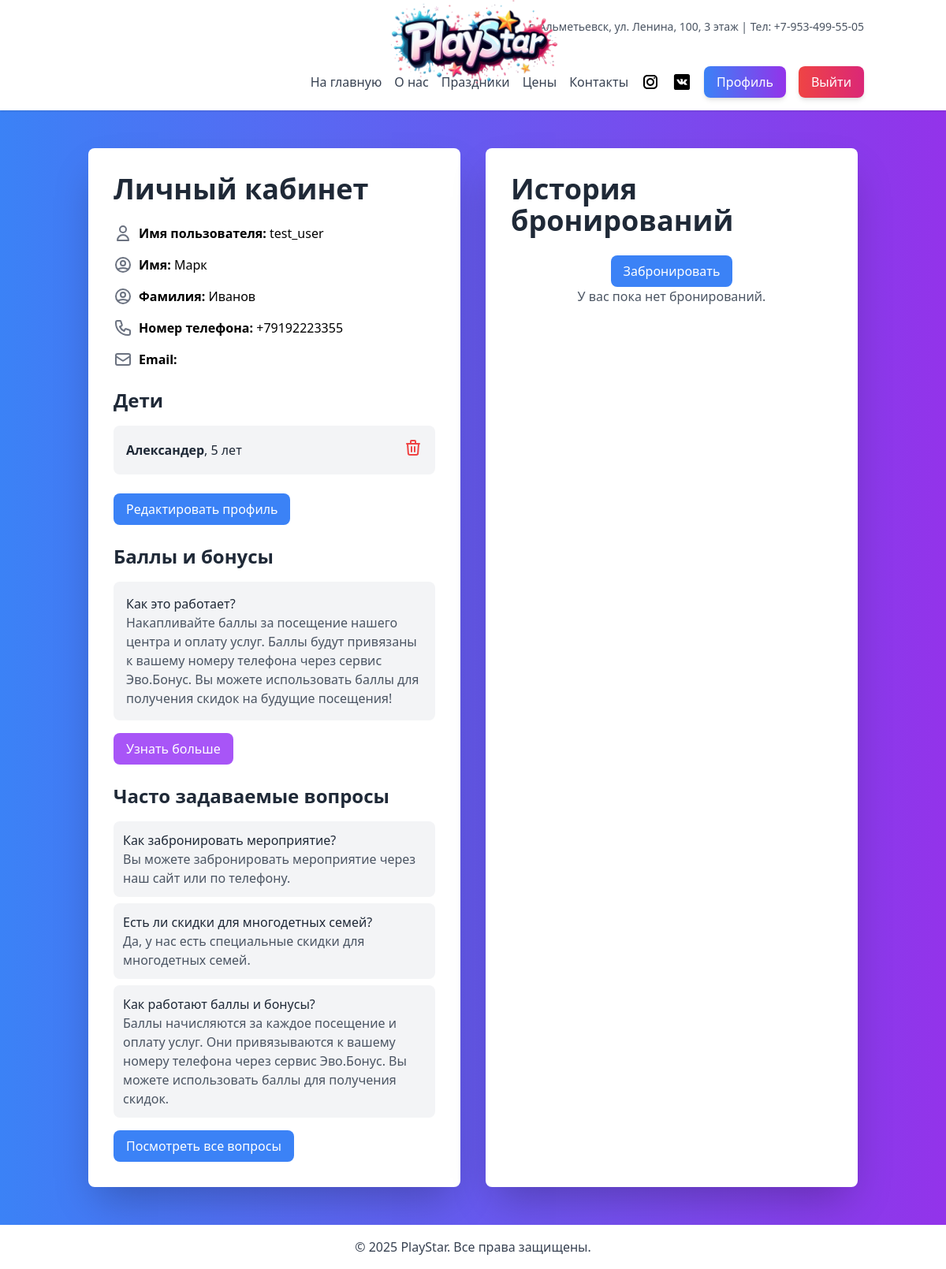
/accounts/profile/ (signed in), run on an earlier commit of the app's database.
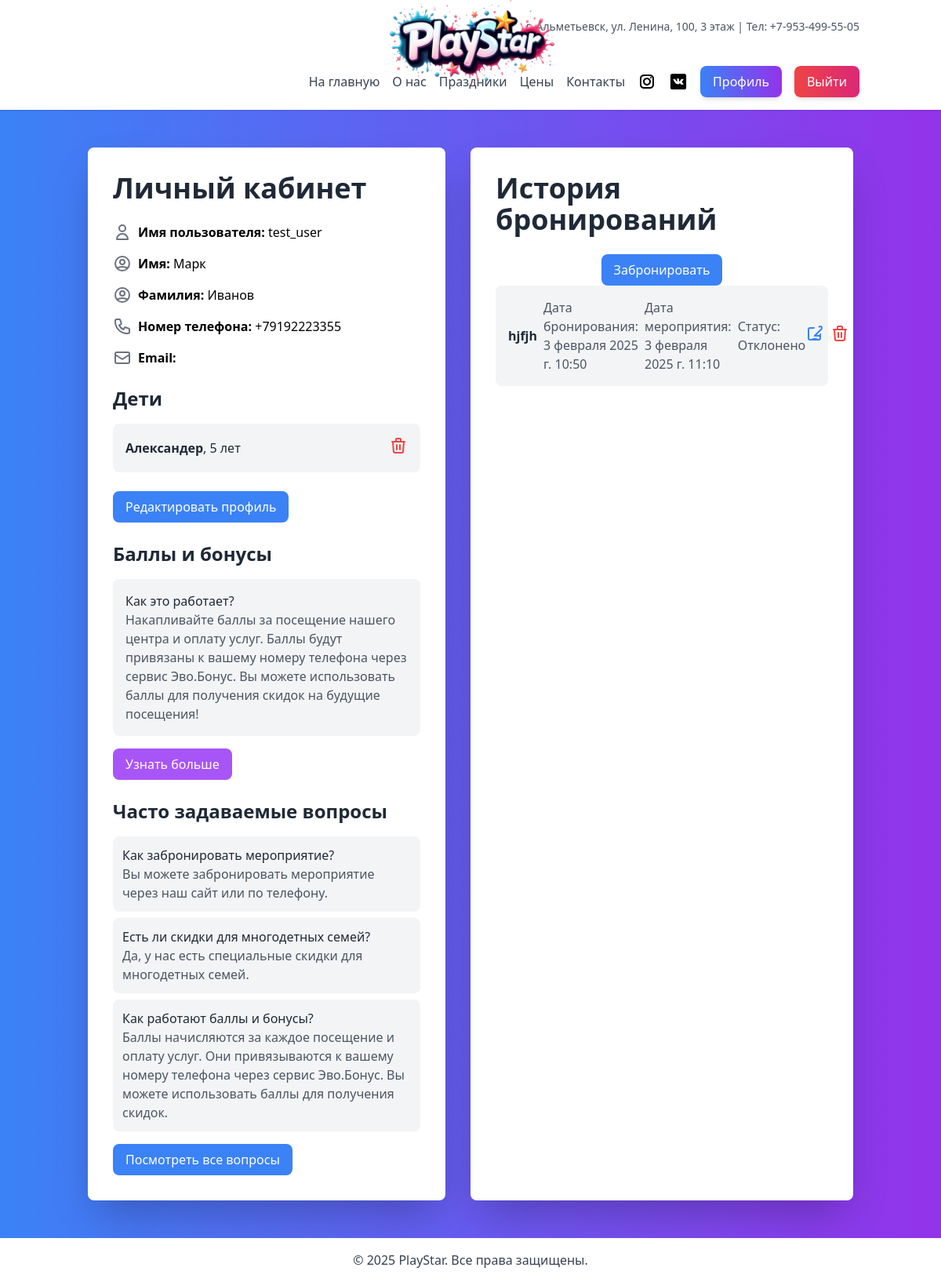
And on a later commit of the database.
### main/models.py (models this page shows, shortened)
class Child(models.Model):
    profile = models.ForeignKey(Profile, on_delete=models.CASCADE, related_name='children')
    name = models.CharField(max_length=100, verbose_name="Имя ребенка")
    age = models.PositiveIntegerField(verbose_name="Возраст ребенка")
    birthdate = models.DateField(verbose_name="Дата рождения", blank=True, null=True)  # Добавлено поле birthdate
    gender = models.CharField(max_length=10, choices=[('M', 'Male'), ('F', 'Female')], verbose_name="Пол", blank=True, null=True)  # Добавлено поле gender

### bookings/models.py (models this page shows, shortened)
class Booking(models.Model):
    user = models.ForeignKey(settings.AUTH_USER_MODEL, on_delete=models.CASCADE, related_name='bookings')
    event_name = models.CharField(max_length=255, verbose_name='Название мероприятия')
    booking_date = models.DateTimeField(auto_now_add=True, verbose_name='Дата бронирования')
    event_date = models.DateTimeField(verbose_name='Дата мероприятия')
    status = models.CharField(max_length=50, blank=True, null=True, default='Активно', verbose_name='Статус')
    children_count = models.PositiveIntegerField(default=1, blank=True, null=True, verbose_name='Количество детей')  # Новое поле
    comment = models.TextField(max_length=255, blank=True, null=True, verbose_name='Комментарий')  # Новое поле
    class Meta:
        verbose_name = 'Бронирование'
        verbose_name_plural = 'Бронирования'

### accounts/views.py (the view)
# urls.py: path('profile/', profile, name='profile'),
@login_required
def profile(request):
    user = request.user
    if not hasattr(user, 'profile'):
        Profile.objects.create(user=user)
    bookings = Booking.objects.filter(user=user).order_by('-booking_date')[:5]
    if request.method == 'POST' and 'create_booking' in request.POST:
        booking_form = BookingForm(request.POST)
        if booking_form.is_valid():
            booking = booking_form.save(commit=False)
            booking.user = user  # Привязываем бронирование к текущему пользователю
            booking.save()
            messages.success(request, 'Бронирование успешно создано.')
            return redirect('profile')
        else:
            messages.error(request, 'Ошибка при создании бронирования.')
    else:
        booking_form = BookingForm()
    context = {
        'user': user,
        'bookings': bookings,
        'booking_form': booking_form,  # Передаем форму для создания бронирования
    }
    return render(request, 'accounts/profile.html', context)

### main/templatetags/group_check.py (called while the page is built)
@register.filter(name='has_group')
def has_group(user, group_name):
    if hasattr(user, 'groups'):
        return user.groups.filter(name=group_name).exists()
    return False

### accounts/templates/accounts/profile.html (shortened to what the changed rows need)
{% extends 'base.html' %}
{% load group_check %}
{% block content %}
<div class="flex space-x-8 max-w-6xl mx-auto">
    <div class="w-1/2 bg-white p-8 rounded-lg shadow-2xl">
        <h2 class="text-4xl font-bold text-gray-800 mb-6">Личный кабинет</h2>
        <div class="mt-6">
            {% if user.profile.children.all %}
                <ul class="space-y-4">
                    {% for child in user.profile.children.all %}
                        <li class="flex justify-between items-center bg-gray-100 p-4 rounded-lg">
                            <div>
                                <p class="text-gray-800"><strong>{{ child.name }}</strong>, {{ child.age }} лет</p>
                            </div>
                            <form action="{% url 'delete_child' child.id %}" method="post" class="inline">
                                <button type="submit" class="text-red-500 hover:text-red-700">
                                    <svg xmlns="http://www.w3.org/2000/svg" class="h-6 w-6" fill="none" viewBox="0 0 24 24" stroke="currentColor">
                                        <path stroke-linecap="round" stroke-linejoin="round" stroke-width="2" d="M19 7l-.867 12.142A2 2 0 0116.138 21H7.862a2 2 0 01-1.995-1.858L5 7m5 4v6m4-6v6m1-10V4a1 1 0 00-1-1h-4a1 1 0 00-1 1v3M4 7h16" />
                                    </svg>
                                </button>
                            </form>
                        </li>
                    {% endfor %}
                </ul>
            {% else %}
                <p class="text-gray-600">Дети не добавлены.</p>
            {% endif %}
        </div>
    </div>
    <div class="w-1/2 bg-white p-8 rounded-lg shadow-2xl">
        <h2 class="text-4xl font-bold text-gray-800 mb-6">История бронирований</h2>
<div class="flex justify-center w-full">
    <button onclick="openModal()" class="bg-blue-500 text-white py-2 px-4 rounded-lg hover:bg-blue-600 transition duration-300">
    </button>
</div>
        {% if bookings %}
            <ul class="space-y-4">
                {% for booking in bookings %}
                    <li class="bg-gray-100 p-4 rounded-lg flex items-center justify-between">
                        <div class="flex items-center space-x-2">
                            <p class="text-gray-800"><strong>{{ booking.event_name }}</strong></p>
                            <p class="text-gray-600">Дата бронирования: {{ booking.booking_date }}</p>
                            <p class="text-gray-600">Дата мероприятия: {{ booking.event_date }}</p>
                            <p class="text-gray-600">Статус: {{ booking.status }}</p>
                        </div>
                        <div class="flex space-x-2">
                            <a href="{% url 'edit_booking' booking.id %}" class="text-blue-500 hover:text-blue-700">
                                <svg xmlns="http://www.w3.org/2000/svg" class="h-6 w-6" fill="none" viewBox="0 0 24 24" stroke="currentColor">
                                    <path stroke-linecap="round" stroke-linejoin="round" stroke-width="2" d="M11 5H6a2 2 0 00-2 2v11a2 2 0 002 2h11a2 2 0 002-2v-5m-1.414-9.414a2 2 0 112.828 2.828L11.828 15H19m-9 4h4" />
                                </svg>
                            </a>
                            <form action="{% url 'delete_booking' booking.id %}" method="post" class="inline">
                                <button type="submit" class="text-red-500 hover:text-red-700">
                                    <svg xmlns="http://www.w3.org/2000/svg" class="h-6 w-6" fill="none" viewBox="0 0 24 24" stroke="currentColor">
                                        <path stroke-linecap="round" stroke-linejoin="round" stroke-width="2" d="M19 7l-.867 12.142A2 2 0 0116.138 21H7.862a2 2 0 01-1.995-1.858L5 7m5 4v6m4-6v6m1-10V4a1 1 0 00-1-1h-4a1 1 0 00-1 1v3M4 7h16" />
                                    </svg>
                                </button>
                            </form>
                        </div>
                    </li>
                {% endfor %}
            </ul>
        {% else %}
            <p class="text-gray-600 text-center">У вас пока нет бронирований.</p>
        {% endif %}
    </div>
</div>
{% endblock %}

What changed in the data, as far as the page shows it:
added Booking: event_name "hjfjh", booking_date "3 февраля 2025 г. 10:50", event_date "3 февраля 2025 г. 11:10", status "Отклонено"
Also different on the page:
text no longer shown: "У вас пока нет бронирований."
